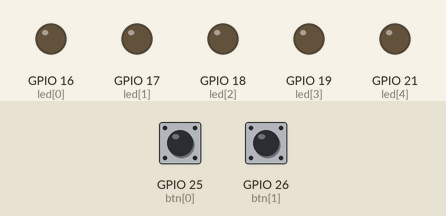
This sketch was run on a simulated ESP32. On the bench: output pins drawn as LEDs (lit = HIGH). The test bench sets the inputs (shaded band); at power-on: GPIO 25 (btn[0]) HIGH, GPIO 26 (btn[1]) HIGH.

Above: at 0.12 s.
At 1.65 s:
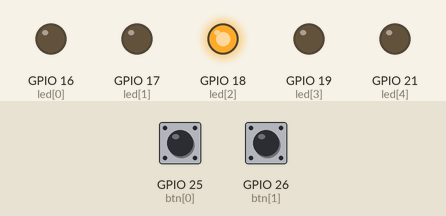
At 1.96 s:
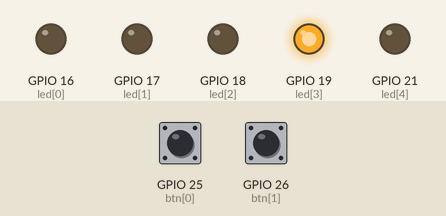
At 3.29 s:
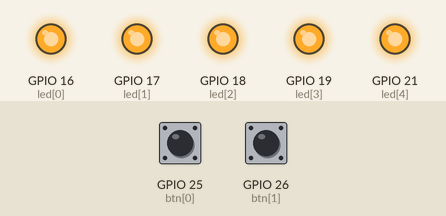
At 4.7 s:
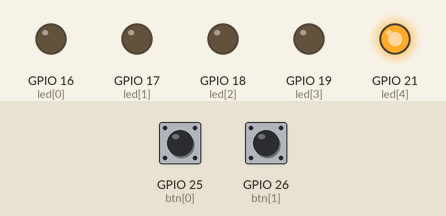
Timing chart, 0 to 5.5 s (numbered marks = the images above):
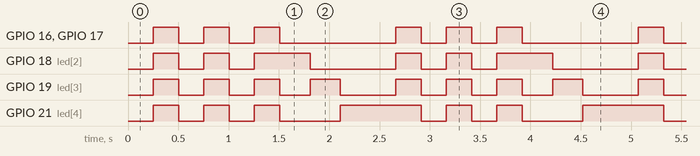

Measured:
- by itself, GPIO 16 (led[0]), GPIO 17 (led[1]): repeats every 2.4 s: 2 × (LOW 0.25 s, HIGH 0.25 s), LOW 1.2 s, HIGH 0.25 s
- by itself, GPIO 18 (led[2]): repeats every 2.4 s: LOW 0.25 s, HIGH 0.25 s, LOW 0.25 s, HIGH 0.55 s, LOW 0.85 s, HIGH 0.25 s
- by itself, GPIO 19 (led[3]): repeats every 2.4 s: 2 × (LOW 0.25 s, HIGH 0.25 s), LOW 0.30 s, HIGH 0.30 s, LOW 0.55 s, HIGH 0.25 s
- by itself, GPIO 21 (led[4]): repeats every 2.4 s: 2 × (LOW 0.25 s, HIGH 0.25 s), LOW 0.60 s, HIGH 0.80 s

The sketch:

cau3.ino
```cpp
int led[5] = {16, 17, 18, 19, 21};
int btn[2] = {25, 26};
int lastDebounce[2] = {0, 0};
int lastState[2] = {HIGH, HIGH};
int stableState[2] = {HIGH, HIGH};
int hitCount[2] = {false, false};
int speed, pos, dir, stage;
int lastMove = 0;
int ledState = LOW;

void gameOver() {
    stage = 0;
    pos = 2;
    dir = 1;
    speed = 300;
    lastMove = millis();
}

void buttonState(int button) {
    int state = digitalRead(btn[button]);
    if (state != lastState[button]) {
        lastDebounce[button] = millis();
    }
    if (millis() - lastDebounce[button] > 50) {
        if (state != stableState[button]) {
            stableState[button] = state;
            if (state == LOW) {
                hitCount[button] = true;
            }
        }
    }
    lastState[button] = state;
}

int blink() {
    if (millis() - lastMove > 250) {
        lastMove = millis();
        ledState = !ledState;
        for (int i = 0; i < 5; i++) {
            digitalWrite(led[i], ledState);
        }
        return ledState == LOW ? 1 : 0;
    }
    return 0;
}

void setup() {
  // put your setup code here, to run once:
  Serial.begin(115200);
  for (int i = 0; i < 5; i++) {
    pinMode(led[i], OUTPUT);
    digitalWrite(led[i], LOW);
  }
  for (int i = 0; i < 2; i++) {
    pinMode(btn[i], INPUT_PULLUP);
  }
  gameOver();
}

void updateVisual() {
    if (stage == 3) {
        for (int i = 0; i < 5; i++) {
            digitalWrite(led[i], i == pos ? HIGH : LOW);
        }
    } else {
        stage += blink();
    }
}

void logic() {
    for (int i = 0; i < 2; i++) {
        if (hitCount[i]) {
            hitCount[i] = false;
            if ((i + pos) % 5 == 0) {
                dir = -dir;
                speed = max(50, speed - 20);
                lastMove = millis();
            } else {
                gameOver();
            }
        }
    }
    if (millis() - lastMove > speed) {
        lastMove = millis();
        pos += dir;
        if (pos < 0 || pos > 4) {
            gameOver();
        }
    }
}

void loop() {
  // put your main code here, to run repeatedly:
    for (int i = 0; i < 2; i++) {
        buttonState(i);
    }
    logic();
    updateVisual();
}
```
